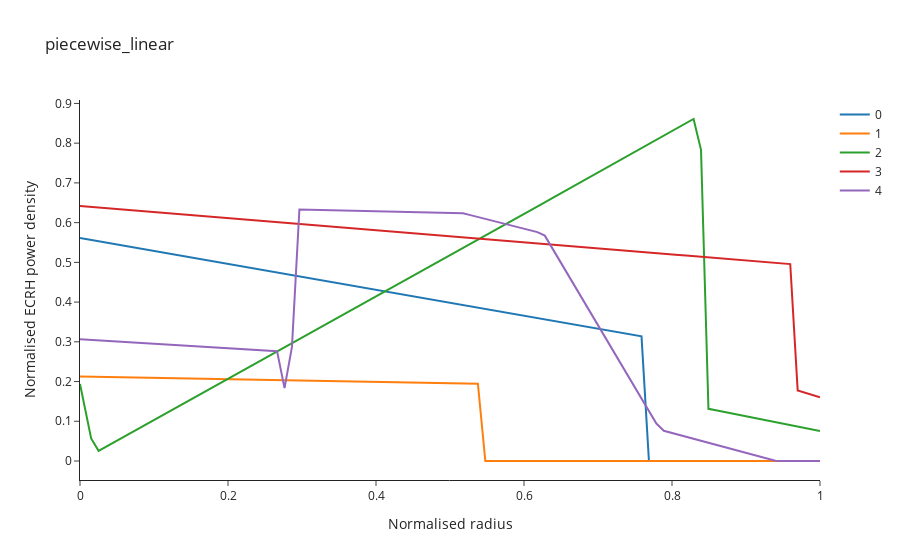
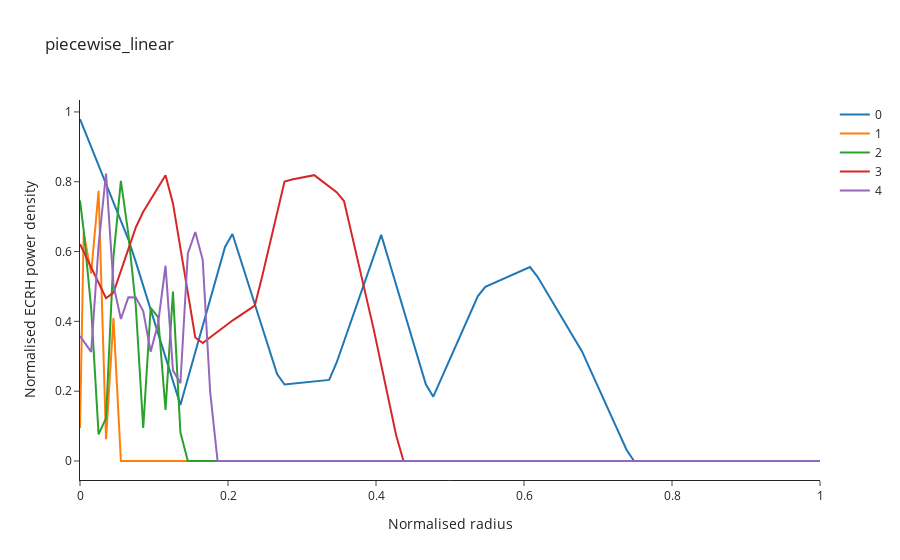
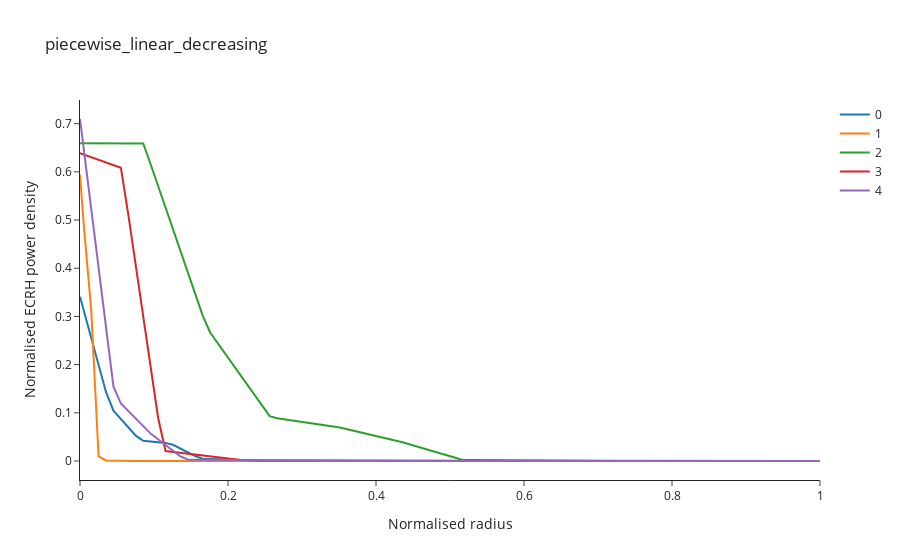
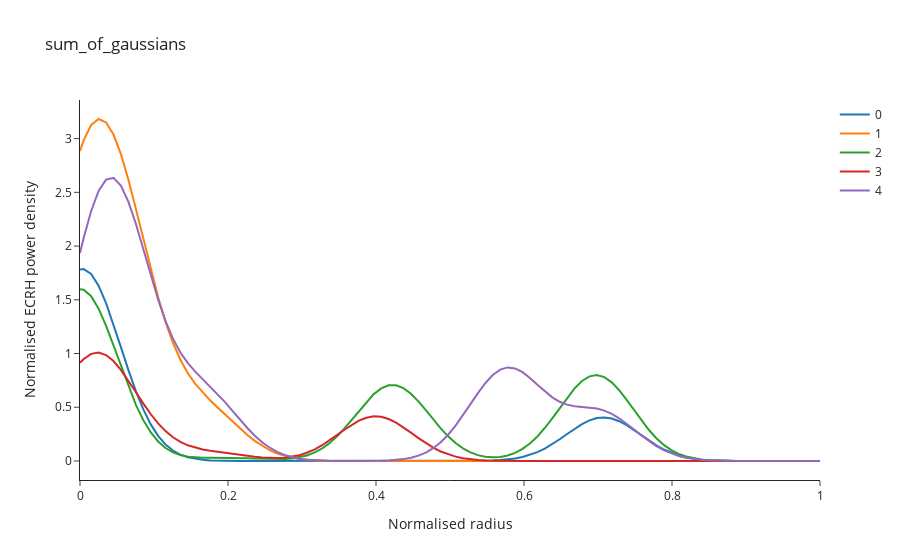

The code cell stored with these charts, in order, in its notebook:
### Markdown cell above
Example random parameterisations:

### Code cell
for f, n_params in f_dict.items():
    figure = go.Figure()
    for i in range(5):
        figure.add_trace(
            go.Scatter(
                x=xrho,
                y=f(xrho, np.random.rand(n_params)),
                name=str(i)
            )
        )
    figure.update_layout(
        title=f.__name__,
        xaxis_title="Normalised radius",
        yaxis_title="Normalised ECRH power density"
    )
    figure.show()
